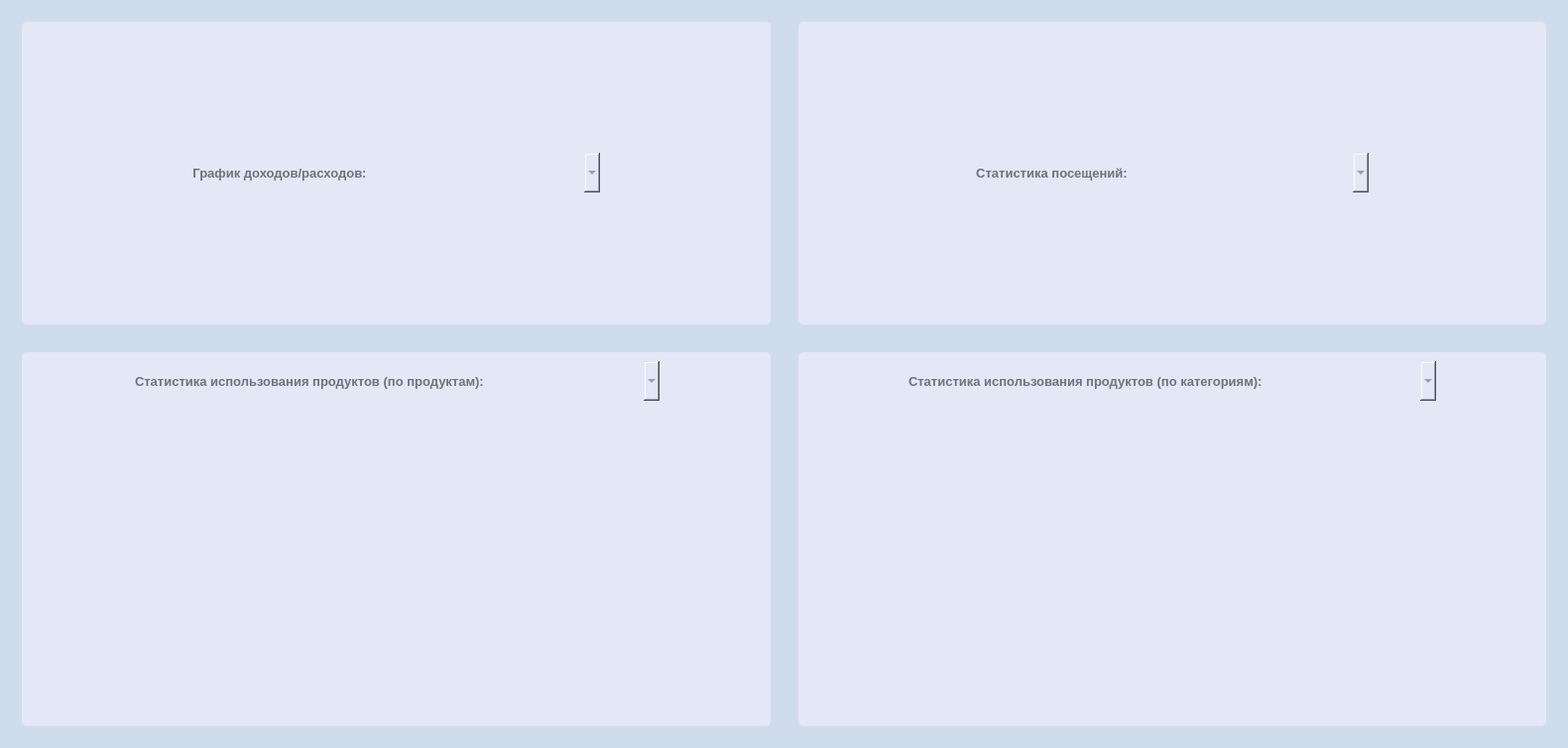
<?xml version="1.0" encoding="UTF-8"?>
<ui version="4.0">
 <class>Statistics</class>
 <widget class="QWidget" name="Statistics">
  <property name="geometry">
   <rect>
    <x>0</x>
    <y>0</y>
    <width>1581</width>
    <height>754</height>
   </rect>
  </property>
  <property name="windowTitle">
   <string>Form</string>
  </property>
  <property name="styleSheet">
   <string notr="true">background-color: #cfdcec</string>
  </property>
  <layout class="QGridLayout" name="gridLayout_5">
   <item row="0" column="0">
    <layout class="QGridLayout" name="gridLayout_4">
     <property name="leftMargin">
      <number>11</number>
     </property>
     <property name="topMargin">
      <number>11</number>
     </property>
     <property name="rightMargin">
      <number>11</number>
     </property>
     <property name="bottomMargin">
      <number>11</number>
     </property>
     <property name="spacing">
      <number>7</number>
     </property>
     <item row="0" column="0">
      <widget class="QFrame" name="frame_3">
       <property name="minimumSize">
        <size>
         <width>0</width>
         <height>305</height>
        </size>
       </property>
       <property name="styleSheet">
        <string notr="true">background:#e4e7f6; 
color: #6f727b;
border-radius: 5px;</string>
       </property>
       <property name="frameShape">
        <enum>QFrame::StyledPanel</enum>
       </property>
       <property name="frameShadow">
        <enum>QFrame::Raised</enum>
       </property>
       <layout class="QHBoxLayout" name="horizontalLayout">
        <property name="leftMargin">
         <number>11</number>
        </property>
        <property name="topMargin">
         <number>11</number>
        </property>
        <property name="rightMargin">
         <number>11</number>
        </property>
        <property name="bottomMargin">
         <number>11</number>
        </property>
        <item>
         <layout class="QVBoxLayout" name="verticalLayout">
          <item>
           <layout class="QHBoxLayout" name="horizontalLayout_4">
            <item>
             <spacer name="horizontalSpacer_2">
              <property name="orientation">
               <enum>Qt::Horizontal</enum>
              </property>
              <property name="sizeHint" stdset="0">
               <size>
                <width>40</width>
                <height>20</height>
               </size>
              </property>
             </spacer>
            </item>
            <item>
             <widget class="QLabel" name="label_2">
              <property name="font">
               <font>
                <pointsize>10</pointsize>
                <weight>75</weight>
                <bold>true</bold>
               </font>
              </property>
              <property name="styleSheet">
               <string notr="true">color: #6f727b;
</string>
              </property>
              <property name="text">
               <string>График доходов/расходов:</string>
              </property>
              <property name="alignment">
               <set>Qt::AlignCenter</set>
              </property>
             </widget>
            </item>
            <item>
             <spacer name="horizontalSpacer_4">
              <property name="orientation">
               <enum>Qt::Horizontal</enum>
              </property>
              <property name="sizeHint" stdset="0">
               <size>
                <width>40</width>
                <height>20</height>
               </size>
              </property>
             </spacer>
            </item>
            <item>
             <widget class="QComboBox" name="comboBox_2">
              <property name="minimumSize">
               <size>
                <width>0</width>
                <height>40</height>
               </size>
              </property>
              <property name="font">
               <font>
                <pointsize>10</pointsize>
                <weight>75</weight>
                <bold>true</bold>
               </font>
              </property>
              <property name="styleSheet">
               <string notr="true">background:#e4e7f6;</string>
              </property>
              <property name="frame">
               <bool>false</bool>
              </property>
             </widget>
            </item>
            <item>
             <spacer name="horizontalSpacer_12">
              <property name="orientation">
               <enum>Qt::Horizontal</enum>
              </property>
              <property name="sizeHint" stdset="0">
               <size>
                <width>40</width>
                <height>20</height>
               </size>
              </property>
             </spacer>
            </item>
           </layout>
          </item>
         </layout>
        </item>
       </layout>
      </widget>
     </item>
    </layout>
   </item>
   <item row="2" column="1">
    <layout class="QGridLayout" name="gridLayout_3">
     <property name="leftMargin">
      <number>11</number>
     </property>
     <property name="topMargin">
      <number>11</number>
     </property>
     <property name="rightMargin">
      <number>11</number>
     </property>
     <property name="bottomMargin">
      <number>11</number>
     </property>
     <item row="0" column="0">
      <widget class="QFrame" name="frame_2">
       <property name="styleSheet">
        <string notr="true">background:#e4e7f6; 
color: #6f727b;
border-radius: 5px;</string>
       </property>
       <property name="frameShape">
        <enum>QFrame::StyledPanel</enum>
       </property>
       <property name="frameShadow">
        <enum>QFrame::Raised</enum>
       </property>
       <layout class="QGridLayout" name="gridLayout_8">
        <item row="0" column="1">
         <widget class="QLabel" name="label_3">
          <property name="sizePolicy">
           <sizepolicy hsizetype="Fixed" vsizetype="Preferred">
            <horstretch>0</horstretch>
            <verstretch>0</verstretch>
           </sizepolicy>
          </property>
          <property name="font">
           <font>
            <pointsize>10</pointsize>
            <weight>75</weight>
            <bold>true</bold>
           </font>
          </property>
          <property name="styleSheet">
           <string notr="true">background:#e4e7f6; 
</string>
          </property>
          <property name="text">
           <string>Статистика использования продуктов (по категориям):</string>
          </property>
         </widget>
        </item>
        <item row="1" column="0" colspan="5">
         <layout class="QHBoxLayout" name="horizontalLayout_7">
          <item>
           <spacer name="horizontalSpacer_13">
            <property name="orientation">
             <enum>Qt::Horizontal</enum>
            </property>
            <property name="sizeHint" stdset="0">
             <size>
              <width>40</width>
              <height>20</height>
             </size>
            </property>
           </spacer>
          </item>
          <item>
           <widget class="QTableView" name="tableView_3">
            <property name="maximumSize">
             <size>
              <width>16777215</width>
              <height>16777215</height>
             </size>
            </property>
            <property name="frameShape">
             <enum>QFrame::NoFrame</enum>
            </property>
            <property name="verticalScrollBarPolicy">
             <enum>Qt::ScrollBarAlwaysOff</enum>
            </property>
            <property name="horizontalScrollBarPolicy">
             <enum>Qt::ScrollBarAlwaysOff</enum>
            </property>
            <property name="showGrid">
             <bool>false</bool>
            </property>
            <attribute name="horizontalHeaderVisible">
             <bool>false</bool>
            </attribute>
            <attribute name="verticalHeaderVisible">
             <bool>false</bool>
            </attribute>
           </widget>
          </item>
          <item>
           <spacer name="horizontalSpacer_14">
            <property name="orientation">
             <enum>Qt::Horizontal</enum>
            </property>
            <property name="sizeHint" stdset="0">
             <size>
              <width>40</width>
              <height>20</height>
             </size>
            </property>
           </spacer>
          </item>
          <item>
           <widget class="PieChart" name="pieChart_3" native="true">
            <property name="minimumSize">
             <size>
              <width>305</width>
              <height>305</height>
             </size>
            </property>
            <property name="maximumSize">
             <size>
              <width>16777215</width>
              <height>16777215</height>
             </size>
            </property>
           </widget>
          </item>
          <item>
           <spacer name="horizontalSpacer_15">
            <property name="orientation">
             <enum>Qt::Horizontal</enum>
            </property>
            <property name="sizeHint" stdset="0">
             <size>
              <width>40</width>
              <height>20</height>
             </size>
            </property>
           </spacer>
          </item>
         </layout>
        </item>
        <item row="0" column="0">
         <spacer name="horizontalSpacer_9">
          <property name="orientation">
           <enum>Qt::Horizontal</enum>
          </property>
          <property name="sizeHint" stdset="0">
           <size>
            <width>40</width>
            <height>20</height>
           </size>
          </property>
         </spacer>
        </item>
        <item row="0" column="3">
         <widget class="QComboBox" name="productsCB_3">
          <property name="minimumSize">
           <size>
            <width>0</width>
            <height>40</height>
           </size>
          </property>
          <property name="font">
           <font>
            <pointsize>10</pointsize>
            <weight>75</weight>
            <bold>true</bold>
           </font>
          </property>
          <property name="styleSheet">
           <string notr="true">background:#e4e7f6;</string>
          </property>
          <property name="editable">
           <bool>false</bool>
          </property>
          <property name="frame">
           <bool>false</bool>
          </property>
         </widget>
        </item>
        <item row="0" column="2">
         <spacer name="horizontalSpacer_10">
          <property name="orientation">
           <enum>Qt::Horizontal</enum>
          </property>
          <property name="sizeHint" stdset="0">
           <size>
            <width>40</width>
            <height>20</height>
           </size>
          </property>
         </spacer>
        </item>
        <item row="0" column="4">
         <spacer name="horizontalSpacer_11">
          <property name="orientation">
           <enum>Qt::Horizontal</enum>
          </property>
          <property name="sizeHint" stdset="0">
           <size>
            <width>40</width>
            <height>20</height>
           </size>
          </property>
         </spacer>
        </item>
       </layout>
      </widget>
     </item>
    </layout>
   </item>
   <item row="0" column="1">
    <layout class="QGridLayout" name="gridLayout" rowstretch="0,0" rowminimumheight="0,0">
     <property name="leftMargin">
      <number>11</number>
     </property>
     <property name="topMargin">
      <number>11</number>
     </property>
     <property name="rightMargin">
      <number>11</number>
     </property>
     <property name="bottomMargin">
      <number>11</number>
     </property>
     <item row="0" column="0" rowspan="2">
      <widget class="QFrame" name="frame_4">
       <property name="styleSheet">
        <string notr="true">background:#e4e7f6; 
color: #6f727b;
border-radius: 5px;</string>
       </property>
       <property name="frameShape">
        <enum>QFrame::StyledPanel</enum>
       </property>
       <property name="frameShadow">
        <enum>QFrame::Raised</enum>
       </property>
       <layout class="QHBoxLayout" name="horizontalLayout_2">
        <item>
         <layout class="QVBoxLayout" name="verticalLayout_2">
          <item>
           <layout class="QHBoxLayout" name="horizontalLayout_5">
            <item>
             <spacer name="horizontalSpacer_16">
              <property name="orientation">
               <enum>Qt::Horizontal</enum>
              </property>
              <property name="sizeHint" stdset="0">
               <size>
                <width>40</width>
                <height>20</height>
               </size>
              </property>
             </spacer>
            </item>
            <item>
             <widget class="QLabel" name="label_4">
              <property name="font">
               <font>
                <pointsize>10</pointsize>
                <weight>75</weight>
                <bold>true</bold>
               </font>
              </property>
              <property name="styleSheet">
               <string notr="true">color: #6f727b;
</string>
              </property>
              <property name="text">
               <string>Статистика посещений:</string>
              </property>
              <property name="alignment">
               <set>Qt::AlignCenter</set>
              </property>
             </widget>
            </item>
            <item>
             <spacer name="horizontalSpacer_17">
              <property name="orientation">
               <enum>Qt::Horizontal</enum>
              </property>
              <property name="sizeHint" stdset="0">
               <size>
                <width>40</width>
                <height>20</height>
               </size>
              </property>
             </spacer>
            </item>
            <item>
             <widget class="QComboBox" name="comboBox">
              <property name="minimumSize">
               <size>
                <width>0</width>
                <height>40</height>
               </size>
              </property>
              <property name="font">
               <font>
                <pointsize>10</pointsize>
                <weight>75</weight>
                <bold>true</bold>
               </font>
              </property>
             </widget>
            </item>
            <item>
             <spacer name="horizontalSpacer_18">
              <property name="orientation">
               <enum>Qt::Horizontal</enum>
              </property>
              <property name="sizeHint" stdset="0">
               <size>
                <width>40</width>
                <height>20</height>
               </size>
              </property>
             </spacer>
            </item>
           </layout>
          </item>
         </layout>
        </item>
       </layout>
      </widget>
     </item>
    </layout>
   </item>
   <item row="2" column="0">
    <layout class="QGridLayout" name="gridLayout_2">
     <property name="leftMargin">
      <number>11</number>
     </property>
     <property name="topMargin">
      <number>11</number>
     </property>
     <property name="rightMargin">
      <number>11</number>
     </property>
     <property name="bottomMargin">
      <number>11</number>
     </property>
     <property name="horizontalSpacing">
      <number>0</number>
     </property>
     <item row="0" column="0">
      <widget class="QFrame" name="frame">
       <property name="styleSheet">
        <string notr="true">background:#e4e7f6; 
color: #6f727b;
border-radius: 5px;</string>
       </property>
       <property name="frameShape">
        <enum>QFrame::StyledPanel</enum>
       </property>
       <property name="frameShadow">
        <enum>QFrame::Raised</enum>
       </property>
       <layout class="QGridLayout" name="gridLayout_6">
        <property name="leftMargin">
         <number>11</number>
        </property>
        <item row="0" column="1">
         <widget class="QLabel" name="label">
          <property name="sizePolicy">
           <sizepolicy hsizetype="Fixed" vsizetype="Preferred">
            <horstretch>0</horstretch>
            <verstretch>0</verstretch>
           </sizepolicy>
          </property>
          <property name="font">
           <font>
            <pointsize>10</pointsize>
            <weight>75</weight>
            <bold>true</bold>
           </font>
          </property>
          <property name="styleSheet">
           <string notr="true">background:#e4e7f6; 
</string>
          </property>
          <property name="text">
           <string>Статистика использования продуктов (по продуктам):</string>
          </property>
         </widget>
        </item>
        <item row="0" column="2">
         <spacer name="horizontalSpacer_8">
          <property name="orientation">
           <enum>Qt::Horizontal</enum>
          </property>
          <property name="sizeHint" stdset="0">
           <size>
            <width>40</width>
            <height>20</height>
           </size>
          </property>
         </spacer>
        </item>
        <item row="0" column="4">
         <spacer name="horizontalSpacer_3">
          <property name="orientation">
           <enum>Qt::Horizontal</enum>
          </property>
          <property name="sizeHint" stdset="0">
           <size>
            <width>40</width>
            <height>20</height>
           </size>
          </property>
         </spacer>
        </item>
        <item row="2" column="0" colspan="5">
         <layout class="QHBoxLayout" name="horizontalLayout_3">
          <item>
           <spacer name="horizontalSpacer_6">
            <property name="orientation">
             <enum>Qt::Horizontal</enum>
            </property>
            <property name="sizeHint" stdset="0">
             <size>
              <width>40</width>
              <height>20</height>
             </size>
            </property>
           </spacer>
          </item>
          <item>
           <widget class="QTableView" name="tableView">
            <property name="maximumSize">
             <size>
              <width>16777215</width>
              <height>16777215</height>
             </size>
            </property>
            <property name="styleSheet">
             <string notr="true">text-align:center;</string>
            </property>
            <property name="frameShape">
             <enum>QFrame::NoFrame</enum>
            </property>
            <property name="verticalScrollBarPolicy">
             <enum>Qt::ScrollBarAlwaysOff</enum>
            </property>
            <property name="horizontalScrollBarPolicy">
             <enum>Qt::ScrollBarAlwaysOff</enum>
            </property>
            <property name="editTriggers">
             <set>QAbstractItemView::NoEditTriggers</set>
            </property>
            <property name="tabKeyNavigation">
             <bool>false</bool>
            </property>
            <property name="showDropIndicator" stdset="0">
             <bool>false</bool>
            </property>
            <property name="dragDropOverwriteMode">
             <bool>false</bool>
            </property>
            <property name="showGrid">
             <bool>false</bool>
            </property>
            <property name="wordWrap">
             <bool>false</bool>
            </property>
            <property name="cornerButtonEnabled">
             <bool>false</bool>
            </property>
            <attribute name="horizontalHeaderVisible">
             <bool>false</bool>
            </attribute>
            <attribute name="verticalHeaderVisible">
             <bool>false</bool>
            </attribute>
           </widget>
          </item>
          <item>
           <spacer name="horizontalSpacer_5">
            <property name="orientation">
             <enum>Qt::Horizontal</enum>
            </property>
            <property name="sizeHint" stdset="0">
             <size>
              <width>40</width>
              <height>20</height>
             </size>
            </property>
           </spacer>
          </item>
          <item>
           <widget class="PieChart" name="pieChart" native="true">
            <property name="minimumSize">
             <size>
              <width>305</width>
              <height>305</height>
             </size>
            </property>
            <property name="maximumSize">
             <size>
              <width>16777215</width>
              <height>16777215</height>
             </size>
            </property>
           </widget>
          </item>
          <item>
           <spacer name="horizontalSpacer_7">
            <property name="orientation">
             <enum>Qt::Horizontal</enum>
            </property>
            <property name="sizeHint" stdset="0">
             <size>
              <width>40</width>
              <height>20</height>
             </size>
            </property>
           </spacer>
          </item>
         </layout>
        </item>
        <item row="0" column="3">
         <widget class="QComboBox" name="productsCB">
          <property name="minimumSize">
           <size>
            <width>0</width>
            <height>40</height>
           </size>
          </property>
          <property name="font">
           <font>
            <pointsize>10</pointsize>
            <weight>75</weight>
            <bold>true</bold>
           </font>
          </property>
          <property name="styleSheet">
           <string notr="true">background:#e4e7f6;</string>
          </property>
          <property name="editable">
           <bool>false</bool>
          </property>
          <property name="frame">
           <bool>false</bool>
          </property>
         </widget>
        </item>
        <item row="0" column="0">
         <spacer name="horizontalSpacer">
          <property name="orientation">
           <enum>Qt::Horizontal</enum>
          </property>
          <property name="sizeHint" stdset="0">
           <size>
            <width>40</width>
            <height>20</height>
           </size>
          </property>
         </spacer>
        </item>
       </layout>
      </widget>
     </item>
    </layout>
   </item>
  </layout>
 </widget>
 <customwidgets>
  <customwidget>
   <class>PieChart</class>
   <extends>QWidget</extends>
   <header>piechart.h</header>
   <container>1</container>
  </customwidget>
 </customwidgets>
 <resources/>
 <connections/>
</ui>
